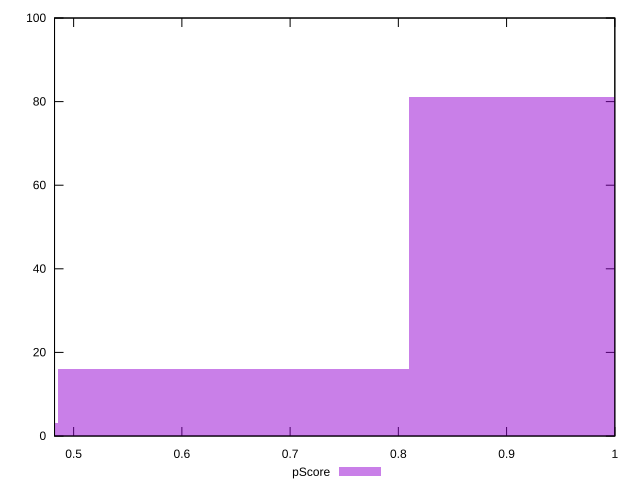

Recreate this plot in gnuplot.
reset

$pScore <<EOF
0.9718607850817658 81
0.6479071900545105 16
0.32395359502725524 3
EOF

set key outside below
set boxwidth 0.32395359502725524
set xrange [0.4823529411764706:1]
set yrange [0:100]
set trange [0:100]
set style fill transparent solid 0.5 noborder
set terminal svg size 640, 490 enhanced background rgb 'white'
set output "report_00015_2021-02-09T16-11-33.973Z/uses-http2/samples/pages+cached/pScore/histogram.svg"

plot $pScore title "pScore" with boxes

reset
